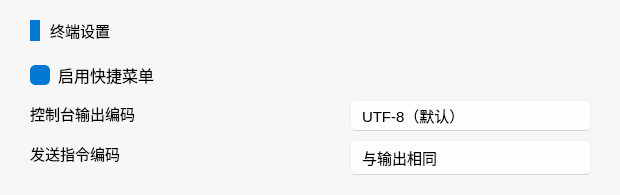
           <widget class="QWidget" name="ConsoleSettingsWidget" native="true">
            <property name="minimumSize">
             <size>
              <width>620</width>
              <height>195</height>
             </size>
            </property>
            <property name="maximumSize">
             <size>
              <width>620</width>
              <height>195</height>
             </size>
            </property>
            <property name="styleSheet">
             <string notr="true">QWidget
{
	border-radius: 7px;
	background-color: rgba(247, 247, 247, 247)
}</string>
            </property>
            <widget class="QWidget" name="ConsoleSettingsTitle" native="true">
             <property name="geometry">
              <rect>
               <x>20</x>
               <y>10</y>
               <width>120</width>
               <height>40</height>
              </rect>
             </property>
             <property name="minimumSize">
              <size>
               <width>120</width>
               <height>40</height>
              </size>
             </property>
             <property name="styleSheet">
              <string notr="true">QWidget
{
	background-color: rgb(247, 247, 247);
	border-radius: 10px
}</string>
             </property>
             <widget class="QLabel" name="ConsoleSettingsWidgetTitleLabel">
              <property name="geometry">
               <rect>
                <x>30</x>
                <y>10</y>
                <width>81</width>
                <height>21</height>
               </rect>
              </property>
              <property name="font">
               <font>
                <family>Microsoft YaHei UI</family>
                <pointsize>11</pointsize>
               </font>
              </property>
              <property name="text">
               <string>终端设置</string>
              </property>
             </widget>
             <widget class="QLabel" name="ConsoleSettingsWidgetBlue">
              <property name="geometry">
               <rect>
                <x>10</x>
                <y>10</y>
                <width>10</width>
                <height>21</height>
               </rect>
              </property>
              <property name="font">
               <font>
                <family>Microsoft YaHei UI</family>
                <pointsize>12</pointsize>
               </font>
              </property>
              <property name="cursor">
               <cursorShape>ArrowCursor</cursorShape>
              </property>
              <property name="autoFillBackground">
               <bool>false</bool>
              </property>
              <property name="styleSheet">
               <string notr="true">QLabel
{
	background-color: rgb(0, 120, 212);
	border-radius: 10px
}</string>
              </property>
              <property name="text">
               <string/>
              </property>
             </widget>
            </widget>
            <widget class="QLabel" name="ConsoleOutputEncoding">
             <property name="geometry">
              <rect>
               <x>30</x>
               <y>103</y>
               <width>171</width>
               <height>21</height>
              </rect>
             </property>
             <property name="font">
              <font>
               <family>Microsoft YaHei UI</family>
               <pointsize>11</pointsize>
              </font>
             </property>
             <property name="text">
              <string>控制台输出编码</string>
             </property>
            </widget>
            <widget class="QComboBox" name="ConsoleOutputEncodingComboBox">
             <property name="geometry">
              <rect>
               <x>350</x>
               <y>100</y>
               <width>241</width>
               <height>31</height>
              </rect>
             </property>
             <property name="sizePolicy">
              <sizepolicy hsizetype="Expanding" vsizetype="Fixed">
               <horstretch>0</horstretch>
               <verstretch>0</verstretch>
              </sizepolicy>
             </property>
             <property name="font">
              <font>
               <family>Microsoft YaHei UI</family>
               <pointsize>11</pointsize>
               <kerning>true</kerning>
              </font>
             </property>
             <property name="styleSheet">
              <string notr="true">QComboBox {
    border: 1px solid rgb(238, 239, 238);
    border-radius: 5px;
    border-bottom: 1px solid rgb(212, 213, 212);
    padding: 5px 31px 6px 11px;
    color: black;
    background-color: rgb(254, 254, 254);
    text-align: left;
}

QComboBox:hover {
    background-color: rgb(251, 251, 251);
}

QComboBox:pressed {
    background-color: rgb(252, 252, 252);
    border-bottom: 1px solid rgb(238, 239, 238);
    color: rgba(0, 0, 0, 0.63);
}
QComboBox::drop-down
{
    subcontrol-origin: padding;
    subcontrol-position: right;
    width: 35px;
    border-left-style: solid;
}
QComboBox::down-arrow
{
    border-image: url(:/MCSL2_Icon/QComboBoxDownArrow.svg);
}
QComboBox QAbstractItemView {
    border: 1px solid rgba(0, 0, 0, 0.1);
    border-radius: 9px;
    background-color: rgb(249, 249, 249);
    outline: none;
}

QComboBox QAbstractItemView::item {
    padding-left: 0px;
    padding-right: 10px;
    border-radius: 5px;
    border: none;
}

QComboBox QAbstractItemView::item:hover {
    background-color: rgba(0, 0, 0, 9);
}

QComboBox QAbstractItemView::item:selected {
    background-color: rgba(0, 0, 0, 7);
    color: black;
}

QComboBox QAbstractItemView::item:selected:active {
    background-color: rgba(0, 0, 0, 0.06);
    color: rgba(0, 0, 0, 0.7);
}</string>
             </property>
             <item>
              <property name="text">
               <string>UTF-8（默认）</string>
              </property>
             </item>
             <item>
              <property name="text">
               <string>GBK（乱码可尝试）</string>
              </property>
             </item>
            </widget>
            <widget class="QLabel" name="ConsoleInputDecoding">
             <property name="geometry">
              <rect>
               <x>30</x>
               <y>143</y>
               <width>171</width>
               <height>21</height>
              </rect>
             </property>
             <property name="font">
              <font>
               <family>Microsoft YaHei UI</family>
               <pointsize>11</pointsize>
              </font>
             </property>
             <property name="text">
              <string>发送指令编码</string>
             </property>
            </widget>
            <widget class="QComboBox" name="ConsoleInputDecodingComboBox">
             <property name="geometry">
              <rect>
               <x>350</x>
               <y>140</y>
               <width>241</width>
               <height>35</height>
              </rect>
             </property>
             <property name="font">
              <font>
               <family>Microsoft YaHei UI</family>
               <pointsize>11</pointsize>
               <kerning>true</kerning>
              </font>
             </property>
             <property name="styleSheet">
              <string notr="true">QComboBox {
    border: 1px solid rgb(238, 239, 238);
    border-radius: 5px;
    border-bottom: 1px solid rgb(212, 213, 212);
    padding: 5px 31px 6px 11px;
    color: black;
    background-color: rgb(254, 254, 254);
    text-align: left;
}

QComboBox:hover {
    background-color: rgb(251, 251, 251);
}

QComboBox:pressed {
    background-color: rgb(252, 252, 252);
    border-bottom: 1px solid rgb(238, 239, 238);
    color: rgba(0, 0, 0, 0.63);
}
QComboBox::drop-down
{
    subcontrol-origin: padding;
    subcontrol-position: right;
    width: 35px;
    border-left-style: solid;
}
QComboBox::down-arrow
{
    border-image: url(:/MCSL2_Icon/QComboBoxDownArrow.svg);
}
QComboBox QAbstractItemView {
    border: 1px solid rgba(0, 0, 0, 0.1);
    border-radius: 9px;
    background-color: rgb(249, 249, 249);
    outline: none;
}

QComboBox QAbstractItemView::item {
    padding-left: 0px;
    padding-right: 10px;
    border-radius: 5px;
    border: none;
}

QComboBox QAbstractItemView::item:hover {
    background-color: rgba(0, 0, 0, 9);
}

QComboBox QAbstractItemView::item:selected {
    background-color: rgba(0, 0, 0, 7);
    color: black;
}

QComboBox QAbstractItemView::item:selected:active {
    background-color: rgba(0, 0, 0, 0.06);
    color: rgba(0, 0, 0, 0.7);
}</string>
             </property>
             <property name="currentIndex">
              <number>0</number>
             </property>
             <property name="sizeAdjustPolicy">
              <enum>QComboBox::AdjustToMinimumContentsLength</enum>
             </property>
             <property name="frame">
              <bool>true</bool>
             </property>
             <item>
              <property name="text">
               <string>与输出相同</string>
              </property>
             </item>
             <item>
              <property name="text">
               <string>UTF-8</string>
              </property>
             </item>
             <item>
              <property name="text">
               <string>GBK</string>
              </property>
             </item>
            </widget>
            <widget class="QCheckBox" name="EnableQuickMenu">
             <property name="geometry">
              <rect>
               <x>30</x>
               <y>60</y>
               <width>410</width>
               <height>30</height>
              </rect>
             </property>
             <property name="minimumSize">
              <size>
               <width>28</width>
               <height>20</height>
              </size>
             </property>
             <property name="maximumSize">
              <size>
               <width>410</width>
               <height>30</height>
              </size>
             </property>
             <property name="font">
              <font>
               <family>Microsoft YaHei UI</family>
               <pointsize>12</pointsize>
              </font>
             </property>
             <property name="styleSheet">
              <string notr="true">QCheckBox {
    color: black;
    spacing: 8px;
    min-width: 28px;
    min-height: 20px;
}

QCheckBox::indicator {
    width: 18px;
    height: 18px;
    border-radius: 5px;
    border: 1px solid rgb(135, 135, 135);
    background-color: rgb(241, 241, 241);
}

QCheckBox::indicator:hover {
    border: 1px solid rgb(132, 132, 132);
    background-color: rgb(232, 232, 232);
}

QCheckBox::indicator:pressed {
    border: 1px solid rgb(184, 184, 184);
    background-color: rgb(224, 224, 224);
}

QCheckBox::indicator:checked,
QCheckBox::indicator:indeterminate {
    border: 1px solid rgb(0, 120, 212);
    background-color: rgb(0, 120, 212);
}

QCheckBox::indicator:checked {
    image: url(:/MCSL2_Icon/QCheckBoxAccept.svg);
}

QCheckBox::indicator:indeterminate {
    image: url(:/MCSL2_Icon/QCheckBoxPartialAccept.svg);
}

QCheckBox::indicator:checked:hover,
QCheckBox::indicator:indeterminate:hover {
    border: 1px solid --ThemeColorLight1;
    background-color: --ThemeColorLight1;
}

QCheckBox::indicator:checked:pressed,
QCheckBox::indicator:indeterminate:pressed {
    border: 1px solid --ThemeColorLight3;
    background-color: --ThemeColorLight3;
}

QCheckBox:disabled {
    color: rgba(0, 0, 0, 110);
}

QCheckBox::indicator:disabled {
    border: 1px solid #bbbbbb;
    background-color: rgb(224, 224, 224);
}

QCheckBox::indicator:checked:disabled,
QCheckBox::indicator:indeterminate:disabled {
    border: 1px solid rgb(199, 199, 199);
    background-color: rgb(199, 199, 199);
}</string>
             </property>
             <property name="text">
              <string>启用快捷菜单</string>
             </property>
             <property name="checked">
              <bool>true</bool>
             </property>
            </widget>
           </widget>
